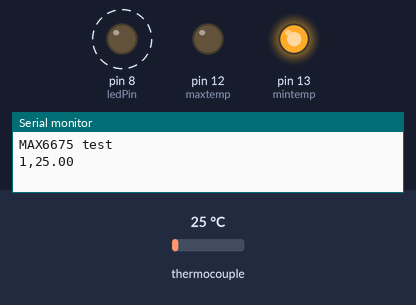
The sketch below on a simulated Arduino Uno, built with avr-gcc and run on an emulated ATmega328P. On the bench: output pins drawn as LEDs (lit = HIGH), the last lines printed to the serial monitor. Dashed ring = blinking. The inputs (shaded band) are chosen by the test bench; at power-on: thermocouple 25 °C. Pins used as bus, display or sensor lines are not drawn.

Above: at 1.7 s.
1.8 s: thermocouple set to 36 °C
4.8 s: thermocouple set to 45 °C
At 6.21 s:
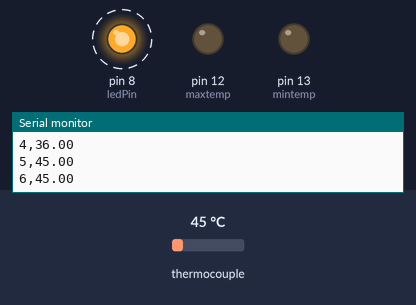
7.8 s: thermocouple set to 56 °C
At 9.22 s:
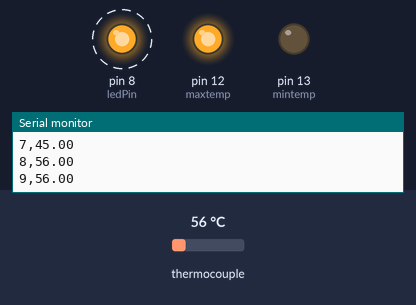
10.8 s: thermocouple set to 50 °C
13.8 s: thermocouple set to 41 °C
At 14.9 s:
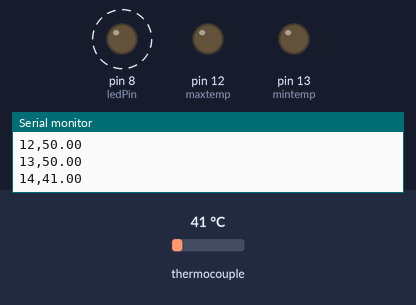
16.8 s: thermocouple set to 6 °C
At 18.26 s:
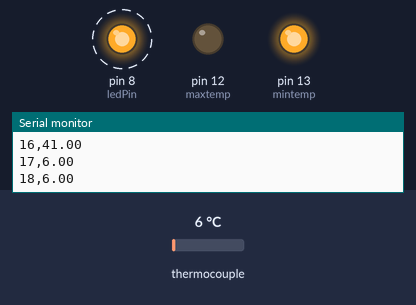
Timing chart, 0 to 20.8 s (numbered marks = the images above; inputs shaded):
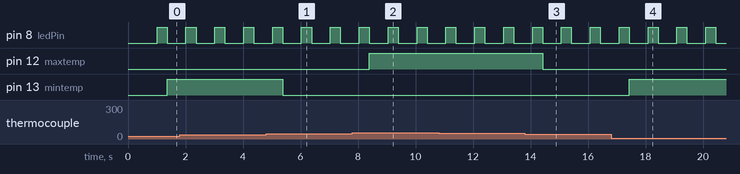

Measured:
- the behaviour switches between 40 and 41 °C on thermocouple (found by bisection; images 0 and 1)
- the behaviour switches between 50 and 51 °C on thermocouple (found by bisection; images 1 and 2)
- the behaviour switches between 45 and 44 °C on thermocouple (found by bisection; images 2 and 3)
- after the input at 4.8 s, pin 13 (mintemp): HIGH → LOW after 0.58 s
- after the input at 7.8 s, pin 12 (maxtemp): LOW → HIGH after 0.59 s
- after the input at 13.8 s, pin 12 (maxtemp): HIGH → LOW after 0.62 s
- after the input at 16.8 s, pin 13 (mintemp): LOW → HIGH after 0.64 s
- by itself, pin 8 (ledPin): alternates HIGH for 0.35 s and LOW for 0.65 s

The sketch:

termocoppia_con_led_blu_rosso_e_verde.ino
```cpp
// this example is public domain. enjoy!
// www.ladyada.net/learn/sensors/thermocouple

#include "max6675.h"

unsigned long old_millis = 0;
unsigned long delta = 1000;
int minuti = 1;

int thermoDO = 6;
int thermoCS = 5;
int thermoCLK = 4;
int ledPin = 8; // led  blu
int maxtemp = 12; // led rosso
int mintemp = 13; // led verde

MAX6675 thermocouple(thermoCLK, thermoCS, thermoDO);
int vccPin = 3;
int gndPin = 2;

void setup() {
  Serial.begin(9600);
  // use Arduino pins
  pinMode(vccPin, OUTPUT); digitalWrite(vccPin, HIGH);
  pinMode(gndPin, OUTPUT); digitalWrite(gndPin, LOW);
  pinMode (ledPin, OUTPUT);
  pinMode (maxtemp, OUTPUT);
  pinMode (mintemp, OUTPUT);
  Serial.println("MAX6675 test");

  // wait for MAX chip to stabilize
  delay(500);
}

void loop() {
  // basic readout test, just print the current temp

  unsigned long now = millis () ; // variabile
  if (now > old_millis + delta) { //se il tempo attuale
    Serial.print (minuti);
    Serial.print (",");
    Serial.println(thermocouple.readCelsius());
    old_millis = now; // terminato il ciclo pone il valore
    minuti = minuti + 1; // incrementa il contatoredi minuti
    digitalWrite (ledPin, HIGH);
    delay (350);
    digitalWrite (ledPin, LOW);

    if (thermocouple.readCelsius() > 50) {
      digitalWrite(maxtemp, HIGH);
    }
    if (thermocouple.readCelsius() < 45) {
      digitalWrite(maxtemp, LOW);
    }


    if (thermocouple.readCelsius() < 35) {
      digitalWrite (mintemp, HIGH);
    }
    if (thermocouple.readCelsius () > 40) {
      digitalWrite (mintemp, LOW);
    }
  }
  delay(10); //pausa nell' esecuzione del ciclo
}
```
